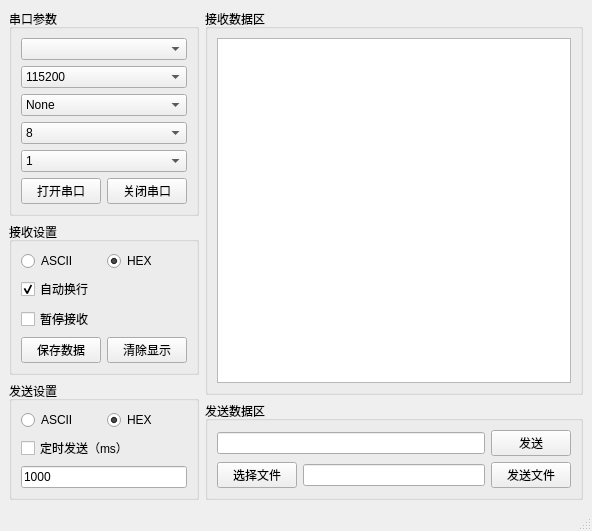
<?xml version="1.0" encoding="UTF-8"?>
<ui version="4.0">
 <class>serialTool</class>
 <widget class="QMainWindow" name="serialTool">
  <property name="geometry">
   <rect>
    <x>0</x>
    <y>0</y>
    <width>592</width>
    <height>518</height>
   </rect>
  </property>
  <property name="windowTitle">
   <string>串口调试工具</string>
  </property>
  <property name="windowIcon">
   <iconset>
    <normaloff>images/serialIcon.svg</normaloff>images/serialIcon.svg</iconset>
  </property>
  <widget class="QWidget" name="centralwidget">
   <layout class="QHBoxLayout" name="horizontalLayout_7" stretch="1,3">
    <item>
     <layout class="QVBoxLayout" name="verticalLayout_8">
      <item>
       <widget class="QGroupBox" name="groupBox">
        <property name="title">
         <string>串口参数</string>
        </property>
        <layout class="QVBoxLayout" name="verticalLayout_2">
         <item>
          <layout class="QVBoxLayout" name="verticalLayout">
           <item>
            <widget class="QComboBox" name="serialNumComb"/>
           </item>
           <item>
            <widget class="QComboBox" name="serialBaudComb">
             <item>
              <property name="text">
               <string>115200</string>
              </property>
             </item>
             <item>
              <property name="text">
               <string>9600</string>
              </property>
             </item>
             <item>
              <property name="text">
               <string>14400</string>
              </property>
             </item>
             <item>
              <property name="text">
               <string>38400</string>
              </property>
             </item>
             <item>
              <property name="text">
               <string>56000</string>
              </property>
             </item>
             <item>
              <property name="text">
               <string>57600</string>
              </property>
             </item>
             <item>
              <property name="text">
               <string>128000</string>
              </property>
             </item>
            </widget>
           </item>
           <item>
            <widget class="QComboBox" name="serialCheckComb">
             <item>
              <property name="text">
               <string>None</string>
              </property>
             </item>
            </widget>
           </item>
           <item>
            <widget class="QComboBox" name="serialDataLenComb">
             <item>
              <property name="text">
               <string>8</string>
              </property>
             </item>
             <item>
              <property name="text">
               <string>5</string>
              </property>
             </item>
             <item>
              <property name="text">
               <string>6</string>
              </property>
             </item>
             <item>
              <property name="text">
               <string>7</string>
              </property>
             </item>
            </widget>
           </item>
           <item>
            <widget class="QComboBox" name="serialStopComb">
             <item>
              <property name="text">
               <string>1</string>
              </property>
             </item>
             <item>
              <property name="text">
               <string>2</string>
              </property>
             </item>
            </widget>
           </item>
          </layout>
         </item>
         <item>
          <layout class="QHBoxLayout" name="horizontalLayout">
           <item>
            <widget class="QPushButton" name="openBtn">
             <property name="text">
              <string>打开串口</string>
             </property>
            </widget>
           </item>
           <item>
            <widget class="QPushButton" name="closeBtn">
             <property name="text">
              <string>关闭串口</string>
             </property>
            </widget>
           </item>
          </layout>
         </item>
        </layout>
       </widget>
      </item>
      <item>
       <widget class="QGroupBox" name="groupBox_2">
        <property name="title">
         <string>接收设置</string>
        </property>
        <layout class="QVBoxLayout" name="verticalLayout_4">
         <item>
          <layout class="QHBoxLayout" name="horizontalLayout_2">
           <item>
            <widget class="QRadioButton" name="asciiRecvRbtn">
             <property name="text">
              <string>ASCII</string>
             </property>
            </widget>
           </item>
           <item>
            <widget class="QRadioButton" name="hexRecvRbtn">
             <property name="text">
              <string>HEX</string>
             </property>
             <property name="checkable">
              <bool>true</bool>
             </property>
             <property name="checked">
              <bool>true</bool>
             </property>
            </widget>
           </item>
          </layout>
         </item>
         <item>
          <layout class="QVBoxLayout" name="verticalLayout_3">
           <item>
            <widget class="QCheckBox" name="autoWrapCb">
             <property name="text">
              <string>自动换行</string>
             </property>
             <property name="checked">
              <bool>true</bool>
             </property>
            </widget>
           </item>
           <item>
            <widget class="QCheckBox" name="pauseReceiveCb">
             <property name="text">
              <string>暂停接收</string>
             </property>
            </widget>
           </item>
          </layout>
         </item>
         <item>
          <layout class="QHBoxLayout" name="horizontalLayout_3">
           <item>
            <widget class="QPushButton" name="saveRecvBtn">
             <property name="text">
              <string>保存数据</string>
             </property>
            </widget>
           </item>
           <item>
            <widget class="QPushButton" name="clearRecvBtn">
             <property name="text">
              <string>清除显示</string>
             </property>
            </widget>
           </item>
          </layout>
         </item>
        </layout>
       </widget>
      </item>
      <item>
       <widget class="QGroupBox" name="groupBox_3">
        <property name="title">
         <string>发送设置</string>
        </property>
        <layout class="QVBoxLayout" name="verticalLayout_6">
         <item>
          <layout class="QHBoxLayout" name="horizontalLayout_4">
           <item>
            <widget class="QRadioButton" name="asciiSendRbtn">
             <property name="text">
              <string>ASCII</string>
             </property>
            </widget>
           </item>
           <item>
            <widget class="QRadioButton" name="hexSendRbtn">
             <property name="text">
              <string>HEX</string>
             </property>
             <property name="checked">
              <bool>true</bool>
             </property>
            </widget>
           </item>
          </layout>
         </item>
         <item>
          <layout class="QVBoxLayout" name="verticalLayout_5">
           <item>
            <widget class="QCheckBox" name="timeSendCb">
             <property name="text">
              <string>定时发送（ms）</string>
             </property>
            </widget>
           </item>
           <item>
            <widget class="QLineEdit" name="timeEdit">
             <property name="inputMask">
              <string/>
             </property>
             <property name="text">
              <string>1000</string>
             </property>
            </widget>
           </item>
          </layout>
         </item>
        </layout>
       </widget>
      </item>
     </layout>
    </item>
    <item>
     <layout class="QVBoxLayout" name="verticalLayout_10">
      <item>
       <widget class="QGroupBox" name="groupBox_4">
        <property name="title">
         <string>接收数据区</string>
        </property>
        <layout class="QVBoxLayout" name="verticalLayout_9">
         <item>
          <widget class="QTextEdit" name="recvText">
           <property name="horizontalScrollBarPolicy">
            <enum>Qt::ScrollBarAlwaysOff</enum>
           </property>
          </widget>
         </item>
        </layout>
       </widget>
      </item>
      <item>
       <widget class="QGroupBox" name="groupBox_5">
        <property name="title">
         <string>发送数据区</string>
        </property>
        <layout class="QVBoxLayout" name="verticalLayout_7">
         <item>
          <layout class="QHBoxLayout" name="horizontalLayout_5">
           <item>
            <widget class="QLineEdit" name="sendEdit"/>
           </item>
           <item>
            <widget class="QPushButton" name="sendBtn">
             <property name="text">
              <string>发送</string>
             </property>
            </widget>
           </item>
          </layout>
         </item>
         <item>
          <layout class="QHBoxLayout" name="horizontalLayout_6">
           <item>
            <widget class="QPushButton" name="loadFileBtn">
             <property name="text">
              <string>选择文件</string>
             </property>
            </widget>
           </item>
           <item>
            <widget class="QLineEdit" name="loadFileEdit"/>
           </item>
           <item>
            <widget class="QPushButton" name="sendFileBtn">
             <property name="text">
              <string>发送文件</string>
             </property>
            </widget>
           </item>
          </layout>
         </item>
        </layout>
       </widget>
      </item>
     </layout>
    </item>
   </layout>
  </widget>
  <widget class="QMenuBar" name="menubar">
   <property name="geometry">
    <rect>
     <x>0</x>
     <y>0</y>
     <width>592</width>
     <height>23</height>
    </rect>
   </property>
  </widget>
  <widget class="QStatusBar" name="statusbar"/>
 </widget>
 <resources/>
 <connections/>
</ui>
